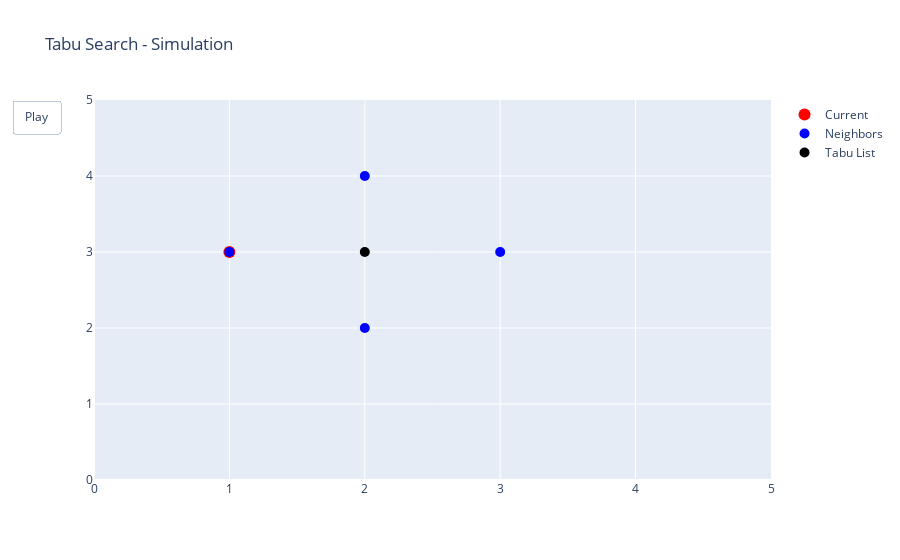

Source (notebook cell):
### Markdown cell above
### Conceptual / Classroom Version
- **Purpose:** Shows the idea of neighborhood search and tabu list.  
- **Red point:** Current solution.  
- **Blue points:** Neighboring solutions under consideration.  
- **Black points:** Tabu list (temporarily prohibited solutions).  
- **Note:** Static; no iterative improvement logic.

### Code cell
import numpy as np
import plotly.graph_objects as go

num_iterations = 20
current = np.array([2,3])
tabu_list = []

frames = []

for it in range(num_iterations):
    neighbors = [current + np.array([dx,dy]) for dx,dy in [[0,1],[1,0],[-1,0],[0,-1]]]
    neighbors = [n for n in neighbors if 0<=n[0]<=5 and 0<=n[1]<=5 and list(n) not in tabu_list]
    next_solution = neighbors[np.random.randint(len(neighbors))]
    tabu_list.append(list(current))
    if len(tabu_list) > 4:
        tabu_list.pop(0)
    current = np.array(next_solution)

    frames.append(go.Frame(
        data=[go.Scatter(x=[current[0]], y=[current[1]], mode='markers', marker=dict(color='red', size=12),
                         name='Current'),
              go.Scatter(x=[n[0] for n in neighbors], y=[n[1] for n in neighbors],
                         mode='markers', marker=dict(color='blue', size=10), name='Neighbors'),
              go.Scatter(x=[t[0] for t in tabu_list], y=[t[1] for t in tabu_list],
                         mode='markers', marker=dict(color='black', size=10), name='Tabu List')]
    ))

fig = go.Figure(
    data=frames[0].data,
    layout=go.Layout(title='Tabu Search - Simulation',
                     xaxis=dict(range=[0,5]), yaxis=dict(range=[0,5]),
                     updatemenus=[dict(type='buttons',
                                       showactive=False,
                                       buttons=[dict(label='Play',
                                                     method='animate',
                                                     args=[None, {"frame":{"duration":300,"redraw":True},
                                                                  "fromcurrent":True}])])])
)
fig.frames = frames
fig.show()

### Figure 1 — Plotly figure (JSON) as saved in the notebook; plotly's stock layout.template omitted (floating-point values rounded to 4 significant figures)
{"data": [{"marker": {"color": "red", "size": 12}, "mode": "markers", "name": "Current", "type": "scatter", "x": [1], "y": [3]}, {"marker": {"color": "blue", "size": 10}, "mode": "markers", "name": "Neighbors", "type": "scatter", "x": [2, 3, 1, 2], "y": [4, 3, 3, 2]}, {"marker": {"color": "black", "size": 10}, "mode": "markers", "name": "Tabu List", "type": "scatter", "x": [2], "y": [3]}], "layout": {"title": {"text": "Tabu Search - Simulation"}, "updatemenus": [{"buttons": [{"args": [null, {"frame": {"duration": 300, "redraw": true}, "fromcurrent": true}], "label": "Play", "method": "animate"}], "showactive": false, "type": "buttons"}], "xaxis": {"range": [0, 5]}, "yaxis": {"range": [0, 5]}}}
